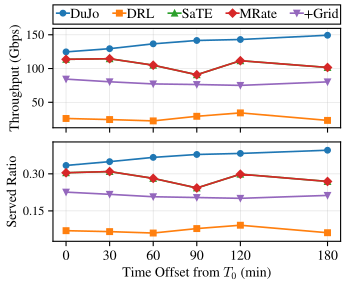

The script that drew this image:
#!/usr/bin/env python3
"""Plot the first predetermined two-shell population over time, as in Fig. 5(a)."""
import argparse
import json
from pathlib import Path

import matplotlib
matplotlib.use('Agg')
import matplotlib.pyplot as plt
from matplotlib.ticker import MaxNLocator

from plot_test_tcom_multishell import METHODS, OFFSETS, COLORS, MARKERS


def main():
    parser = argparse.ArgumentParser(description=__doc__)
    parser.add_argument('--results', type=Path, required=True)
    parser.add_argument('--output', type=Path, required=True)
    args = parser.parse_args()
    rows = [json.loads(p.read_text()) for p in sorted((args.results / 'results').glob('*.json'))]
    rows = [r for r in rows if r['config'] == 'mixed' and r['selection'] == 0]
    expected = {(s, t, m) for s in [0] for t in OFFSETS for m in METHODS}
    assert len(rows) == 30 and {(r['selection'], r['offset_minutes'], r['method']) for r in rows} == expected, 'Incomplete or duplicate two-shell results'
    for s in [0]:
        for t in OFFSETS:
            same = [r for r in rows if (r['selection'], r['offset_minutes']) == (s, t)]
            assert all(r['fingerprint'] == same[0]['fingerprint'] for r in same)
            assert len({r['offered_demand_gbps'] for r in same}) == 1

    plt.rcParams.update({'font.family': 'serif', 'font.serif': ['STIXGeneral'],
                         'font.size': 9, 'mathtext.fontset': 'cm', 'pdf.fonttype': 42})
    fig, axes = plt.subplots(2, 1, figsize=(3.5, 2.85))
    for method, color, marker in zip(METHODS, COLORS, MARKERS):
        for ax, metric in zip(axes, ['served_throughput_gbps', 'served_ratio']):
            values = [next(r[metric] for r in rows if r['method'] == method
                           and r['offset_minutes'] == t) for t in OFFSETS]
            ax.plot(OFFSETS, values, label=method, color=color,
                    marker=marker, linewidth=1.2, markersize=4)
    axes[0].set_ylabel('Throughput (Gbps)')
    axes[1].set_ylabel('Served Ratio')
    axes[1].set_xlabel('Time Offset from $T_0$ (min)')
    axes[0].tick_params(labelbottom=False)
    for ax, metric, margin_fraction in zip(axes, ['served_throughput_gbps', 'served_ratio'], [.08, .10]):
        ax.grid(True, zorder=0, alpha=.35, linewidth=.5)
        ax.set_xticks(OFFSETS)
        ax.yaxis.set_major_locator(MaxNLocator(nbins=3))
        ax.tick_params(axis='y', labelsize=8)
        for spine in ax.spines.values():
            spine.set_linewidth(.8)
        low, high = min(r[metric] for r in rows), max(r[metric] for r in rows)
        margin = margin_fraction * (high - low)
        ax.set_ylim(max(0, low - margin), min(1, high + margin) if metric == 'served_ratio' else high + margin)
    axes[0].set_position([.15, .55, .825, .35])
    axes[1].set_position([.15, .15, .825, .35])
    legend = fig.legend(*axes[0].get_legend_handles_labels(), fontsize=9,
                        loc='lower left', bbox_to_anchor=(.15, .915, .825, .12),
                        mode='expand', ncol=5, borderaxespad=0, frameon=True,
                        fancybox=False, edgecolor='black', facecolor='white',
                        framealpha=1, borderpad=.3, labelspacing=.2,
                        handlelength=1, handleheight=.8, handletextpad=.2)
    legend.get_frame().set_linewidth(.8)
    args.output.parent.mkdir(parents=True, exist_ok=True)
    fig.savefig(args.output, format='pdf', pad_inches=0)
    plt.close(fig)


if __name__ == '__main__':
    main()
